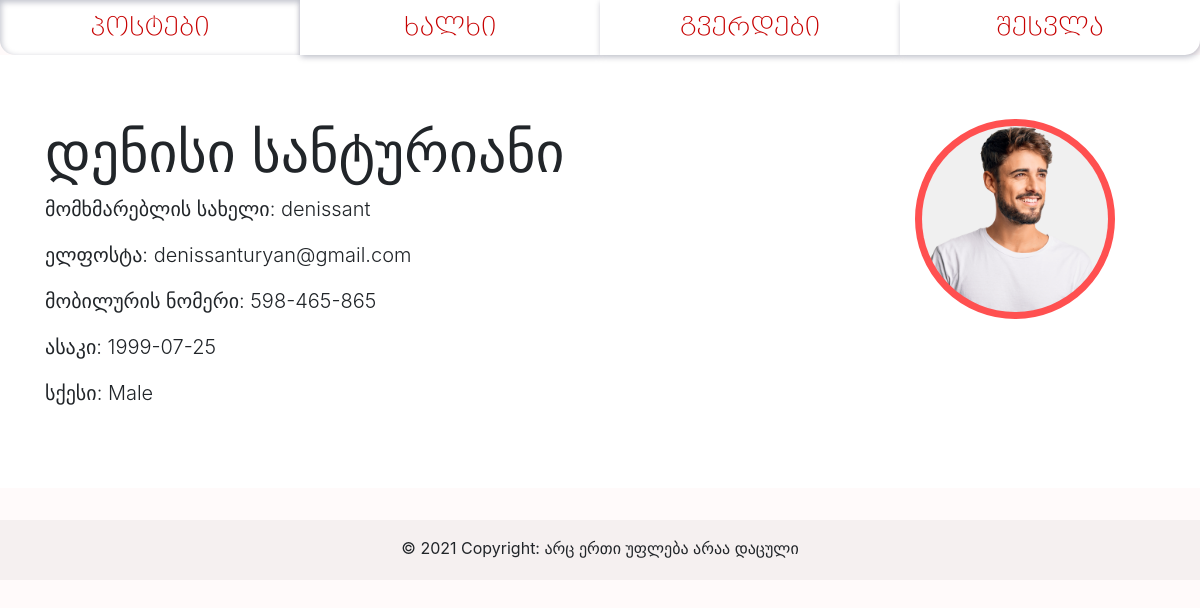
Page /profile/denissant on the committed database.
### app.py (models this page shows, shortened)
class UserModel(db.Model):
    __tablename__ = 'users'
    id = db.Column(db.Integer, primary_key=True)
    username = db.Column(db.String, unique=True)
    name_first = db.Column(db.String)
    name_last = db.Column(db.String)
    email = db.Column(db.String, unique=True)
    phone = db.Column(db.String)
    sex = db.Column(db.String)
    dob = db.Column(db.Date)
    password = db.Column(db.String)
    age = db.Column(db.Integer)
    picture = db.Column(db.String)
    post = db.relationship('PostsModel', backref='usermodel', uselist=False)

### routes.py (the view, shortened to what this page needs)
@app.route('/profile', methods=['GET', 'POST'])
@app.route('/profile/<username>')
def profile(username=None):
    show_flash = True
    if request.method == 'POST':
        form_register = RegisterForm()
        target_user = UserModel.query.filter_by(username=session['username']).first()
        if form_register.password.data == target_user.password:
            formatted_date = dob_string_to_datetime(form_register.dob.data)
            received_data = []
            for x in set(form_register):
                if x.name == 'dob':
                    x.data = formatted_date
                    setattr(target_user, 'age', calculate_age(x.data))
                if x.data != '' and x.data is not None and x.name in target_user.__table__.c:
                    if x.name == 'picture':
                        picture_title = secure_filename(f'{session["username"]}_{x.data.filename}')
                        x.data.save(f'static/profile_pictures/{picture_title}')
                        x.data = picture_title
                    setattr(target_user, x.name, x.data)
                    db.session.commit()
            flash('მონაცემები წარმატებით განახლდა', 'alert-green')
        else:
            flash('პაროლი არასწორია – მონაცემები არ განახლდა', 'alert-red')
        return render_template('my_profile.html', pages=pages_nav_list, show_flash=show_flash, user=target_user, form_register=RegisterForm())
    else:
        user = UserModel.query.filter_by(username=username).first()
        return render_template('people_profile.html', pages=pages_nav_list, show_flash=show_flash, user=user)

### templates/people_profile.html
{% extends "base.html" %}
{% block content %}
{% from 'macros.html' import show_profile_picture %}
<div class="jumbotron jumbotron-fluid" style="background-color: white">
  <div class="container">
    <h1 class="display-4">{{ user.name_first }} {{ user.name_last}} {{ show_profile_picture(user, 'myprofile-profilepicture') }}</h1>
    <p class="lead">მომხმარებლის სახელი: {{ user.username }} </p>
    <p class="lead">ელფოსტა: {{ user.email }} </p>
    <p class="lead">მობილურის ნომერი: {{ user.phone }} </p>
    <p class="lead">ასაკი: {{ user.dob }} </p>
    <p class="lead">სქესი: {{ user.sex }}</p>
  </div>
</div>
{% endblock %}

### templates/macros.html (shortened to what this page needs)
{% macro generate_navbar(pages) %}
    <nav class="c-12" id="navbar">
        {% for page in pages %}
            {% if request.endpoint.endswith(page[0]) %}
                <a class="c-3 nav-button active" href="{{ url_for(page[0]) }}">{{ page[1] }}</a>
            {% else %}
                <a class="c-3 nav-button nav-passive" href="{{ url_for(page[0]) }}">{{ page[1] }}</a>
            {% endif %}
        {% endfor %}
    </nav>
{% endmacro %}
{% macro show_profile_picture(user, style) %}
      {% if user.picture %}
        <img src="{{ url_for('static', filename='profile_pictures/%s' % user.picture) }}" class="{{style}}" alt="my_profile_picture">
      {% else %}
        <img src="{{ url_for('static', filename='profile_pictures/default_profile_picture.png') }}" class="{{style}}" alt="my_profile_picture">
      {% endif %}
{% endmacro %}

### static/styles.css (style rules this page uses)
html, body { margin:0; padding:0; height:100%; background-color: #fffafa; }
* { box-sizing: border-box; }
.c-3 { width: 25%; }
.c-12 { width: 100%; }
#navbar { display: flex; font-size: 26px; font-family: "BPG Nino Elite Exp Caps", sans-serif; }
.nav-button, .nav-button:hover { padding: 0.5rem 1rem; text-align: center; text-decoration: none; user-select: none; }
#navbar .nav-passive { background-color: white; border: none; box-shadow: 1px 2px 6px rgba(2, 12, 47, 0.27); color: #C70101; }
#navbar :first-child { border-bottom-left-radius: 15px; }
#navbar :last-child { border-bottom-right-radius: 15px; }
.myprofile-profilepicture { height: 200px; width: 200px; float:right; margin-right: 40px; border-radius: 500px; border: solid 7px #ff5050; background-color: #ff5050; }

### rows in the picture
UserModel: name_first "დენისი", name_last "სანტურიანი", picture (picture), username "denissant", email "denissanturyan@gmail.com", phone "598-465-865", dob "1999-07-25", sex "Male"

### other values in the picture
{{ page[1] }} "პოსტები" "ხალხი" "გვერდები" "შესვლა"
